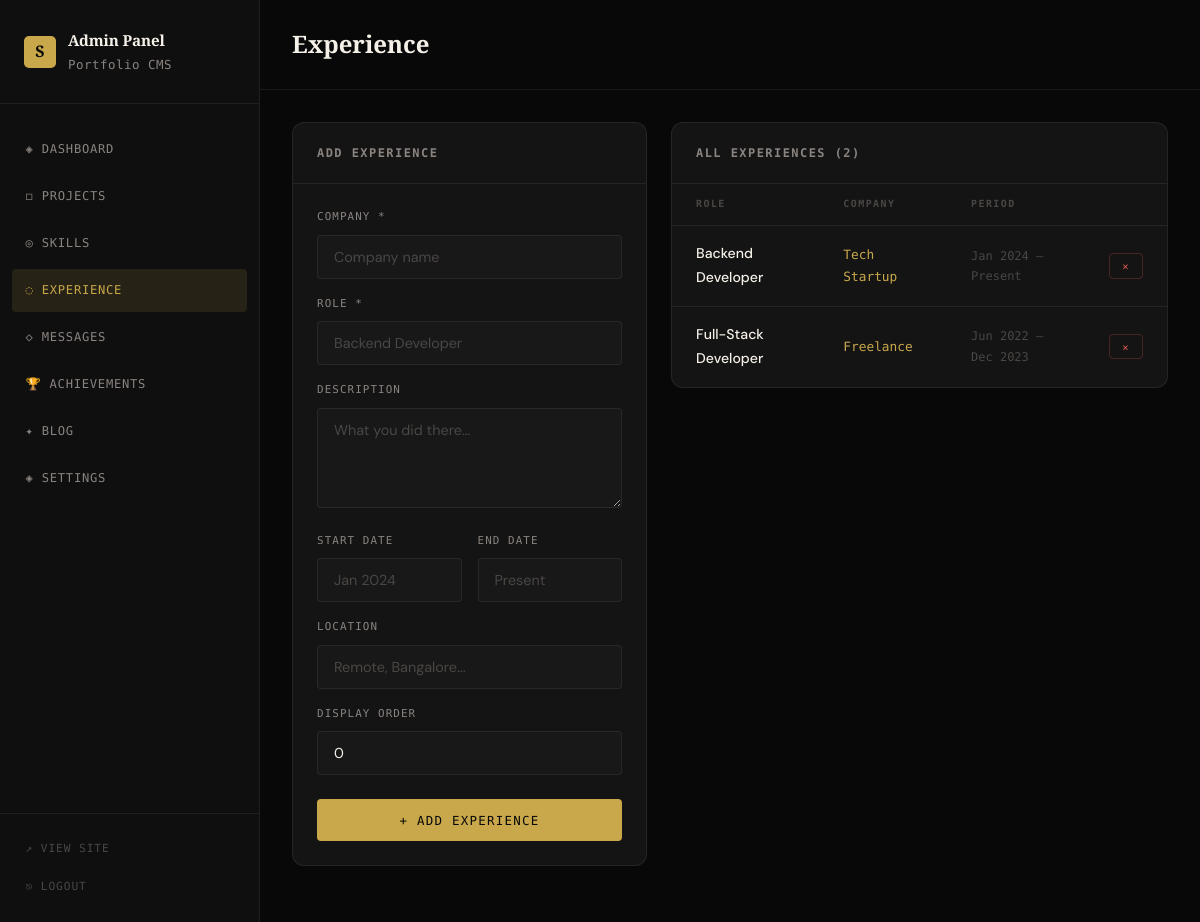
The app's page /admin/experience (signed in) with its own data.
### models.py (models this page shows)
class Experience(db.Model):
    id = db.Column(db.Integer, primary_key=True)
    company = db.Column(db.String(200), nullable=False)
    role = db.Column(db.String(200), nullable=False)
    description = db.Column(db.Text)
    start_date = db.Column(db.String(50))
    end_date = db.Column(db.String(50))  # "Present" if current
    location = db.Column(db.String(200))
    order = db.Column(db.Integer, default=0)

### app.py (the view)
@app.route('/admin/experience')
@login_required
def admin_experience():
    experience = Experience.query.order_by(Experience.order).all()
    return render_template('admin/experience.html', experience=experience)

### app.py (called while the page is built)
def login_required(f):
    @wraps(f)
    def decorated(*args, **kwargs):
        if not session.get('admin_logged_in'):
            return redirect(url_for('admin_login'))
        return f(*args, **kwargs)
    return decorated

### templates/admin/experience.html (shortened to what this page needs)
{% extends "admin/base_admin.html" %}
{% block page_title %}Experience{% endblock %}
{% block content %}
<div style="display:grid;grid-template-columns:1fr 1.4fr;gap:1.5rem;align-items:start;">
  <div class="admin-card">
    <div class="admin-card-header"><h2>Add Experience</h2></div>
    <form method="POST" action="{{ url_for('admin_experience_new') }}">
      <div class="admin-form">
        <div class="form-group" style="margin-bottom:1rem;">
          <label>Company *</label>
          <input type="text" name="company" required placeholder="Company name" />
        </div>
        <div class="form-group" style="margin-bottom:1rem;">
          <label>Role *</label>
          <input type="text" name="role" required placeholder="Backend Developer" />
        </div>
        <div class="form-group" style="margin-bottom:1rem;">
          <label>Description</label>
          <textarea name="description" rows="3" placeholder="What you did there..."></textarea>
        </div>
        <div style="display:grid;grid-template-columns:1fr 1fr;gap:1rem;margin-bottom:1rem;">
          <div class="form-group">
            <label>Start Date</label>
            <input type="text" name="start_date" placeholder="Jan 2024" />
          </div>
          <div class="form-group">
            <label>End Date</label>
            <input type="text" name="end_date" placeholder="Present" />
          </div>
        </div>
        <div class="form-group" style="margin-bottom:1rem;">
          <label>Location</label>
          <input type="text" name="location" placeholder="Remote, Bangalore..." />
        </div>
        <div class="form-group" style="margin-bottom:1.5rem;">
          <label>Display Order</label>
          <input type="number" name="order" value="0" min="0" />
        </div>
        <button type="submit" class="btn-primary btn-full">+ Add Experience</button>
      </div>
    </form>
  </div>
  <div class="admin-card">
    <div class="admin-card-header"><h2>All Experiences ({{ experience|length }})</h2></div>
    {% if experience %}
    <table class="admin-table">
      <thead>
        <tr><th>Role</th><th>Company</th><th>Period</th><th></th></tr>
      </thead>
      <tbody>
        {% for e in experience %}
        <tr>
          <td><strong>{{ e.role }}</strong></td>
          <td style="color:var(--accent);font-family:var(--font-mono);font-size:0.8rem;">{{ e.company }}</td>
          <td style="font-family:var(--font-mono);font-size:0.75rem;color:var(--text-dim);">{{ e.start_date }} — {{ e.end_date }}</td>
          <td>
            <form method="POST" action="{{ url_for('admin_experience_delete', eid=e.id) }}" class="inline-form" onsubmit="return confirm('Remove this experience?');">
              <button type="submit" class="btn-sm danger">×</button>
            </form>
          </td>
        </tr>
        {% endfor %}
      </tbody>
    </table>
    {% else %}
    <div style="padding:2rem;text-align:center;color:var(--text-dim);font-family:var(--font-mono);font-size:0.82rem;">No experience entries yet.</div>
    {% endif %}
  </div>
</div>
{% endblock %}

### static/css/style.css (style rules this page uses)
:root { --bg: #080808; --bg-2: #0f0f0f; --bg-3: #181818; --surface: #141414; --border: rgba(255,255,255,0.07); --border-hover: rgba(255,255,255,0.15); --text: #f5f0e8; --text-muted: #8a8480; --text-dim: #4a4745; --accent: #c9a84c; --accent-light: #e8c97a; --accent-dim: rgba(201,168,76,0.12); --red: #e05a4e; --radius: 12px; --radius-sm: 4px; --font-display: 'Playfair Display', Georgia, serif; --font-body: 'DM Sans', sans-serif; --font-mono: 'DM Mono', monospace; --transition: 0.35s cubic-bezier(0.25, 0.46, 0.45, 0.94); --max-width: 1200px; }
*, *::before, *::after { box-sizing: border-box; margin: 0; padding: 0; }
html { scroll-behavior: smooth; font-size: 16px; }
body { background: var(--bg); color: var(--text); font-family: var(--font-body); line-height: 1.7; font-weight: 300; overflow-x: hidden; }
.btn-primary { display: inline-flex; align-items: center; gap: 0.5rem; background: var(--accent); color: var(--bg); font-family: var(--font-mono); font-size: 0.78rem; font-weight: 500; letter-spacing: 0.1em; text-transform: uppercase; padding: 0.85rem 1.8rem; border-radius: var(--radius-sm); border: none; cursor: pointer; transition: all var(--transition); }
.btn-full { width: 100%; justify-content: center; }
.form-group { margin-bottom: 1rem; }
.form-group:last-of-type { margin-bottom: 1.5rem; }
.form-group label { display: block; font-family: var(--font-mono); font-size: 0.7rem; letter-spacing: 0.12em; text-transform: uppercase; color: var(--text-muted); margin-bottom: 0.5rem; }
.form-group input, .form-group textarea { width: 100%; background: var(--surface); border: 1px solid var(--border); border-radius: var(--radius-sm); color: var(--text); font-family: var(--font-body); font-size: 0.95rem; padding: 0.85rem 1rem; outline: none; transition: border-color var(--transition); }
.form-group input::placeholder, .form-group textarea::placeholder { color: var(--text-dim); }
.form-group textarea { resize: vertical; min-height: 120px; }
.admin-card { background: var(--surface); border: 1px solid var(--border); border-radius: var(--radius); overflow: hidden; margin-bottom: 1.5rem; }
.admin-card-header { padding: 1.25rem 1.5rem; border-bottom: 1px solid var(--border); display: flex; align-items: center; justify-content: space-between; }
.admin-card-header h2 { font-family: var(--font-mono); font-size: 0.75rem; letter-spacing: 0.12em; text-transform: uppercase; color: var(--text-muted); }
.admin-table { width: 100%; border-collapse: collapse; }
.admin-table th { font-family: var(--font-mono); font-size: 0.62rem; letter-spacing: 0.15em; text-transform: uppercase; color: var(--text-dim); padding: 0.75rem 1.5rem; text-align: left; border-bottom: 1px solid var(--border); }
.admin-table td { padding: 1rem 1.5rem; border-bottom: 1px solid var(--border); font-size: 0.88rem; color: var(--text-muted); vertical-align: middle; }
.admin-table tr:last-child td { border-bottom: none; }
.admin-table td strong { color: var(--text); font-weight: 500; }
.btn-sm { font-family: var(--font-mono); font-size: 0.66rem; letter-spacing: 0.05em; text-transform: uppercase; padding: 0.35rem 0.8rem; border-radius: var(--radius-sm); border: 1px solid var(--border); background: none; color: var(--text-muted); cursor: pointer; transition: all var(--transition); text-decoration: none; display: inline-flex; align-items: center; }
.btn-sm.danger { border-color: rgba(224,90,78,0.25); color: var(--red); }
.admin-form { padding: 1.5rem; }
.admin-form .form-group { margin-bottom: 0; }
.admin-form .form-group label { font-family: var(--font-mono); font-size: 0.68rem; letter-spacing: 0.1em; text-transform: uppercase; color: var(--text-muted); margin-bottom: 0.5rem; display: block; }
.admin-form input, .admin-form textarea, .admin-form select { width: 100%; background: var(--bg-3); border: 1px solid var(--border); border-radius: var(--radius-sm); color: var(--text); font-family: var(--font-body); font-size: 0.9rem; padding: 0.75rem 1rem; outline: none; transition: border-color var(--transition); }
.admin-form textarea { resize: vertical; min-height: 100px; }
.inline-form { display: inline; }

### records on screen
Experience: role "Backend Developer", company "Tech Startup", start_date "Jan 2024", end_date "Present"
Experience: role "Full-Stack Developer", company "Freelance", start_date "Jun 2022", end_date "Dec 2023"

### other values on screen
{{ experience|length }} "2"
